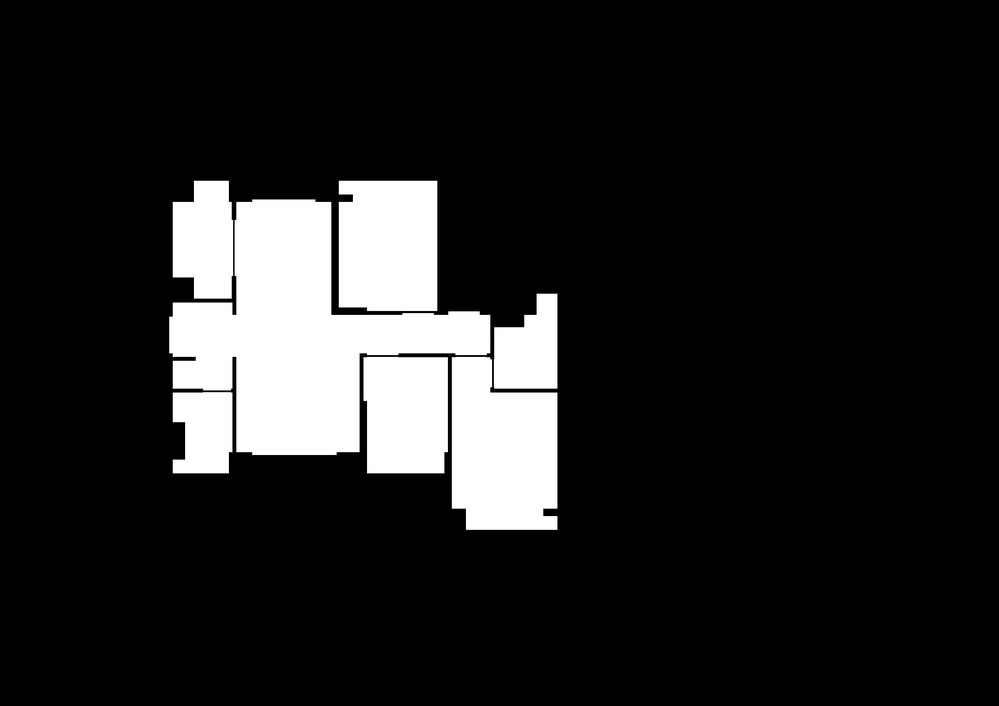
#> input picture DataProcess/ParseDoorLine/data/tmp_res/img_contours2.jpg, 999 x 706 px, shrunk from 2828 x 2000 before the run
$ python deal_wall2.py
#> lines starting #> are read from the running program, lines starting #| are printed output that depends on the picture; after the words box and inside, x2 and y2 are one past the last pixel; in counts of white or black regions, pixels touching at a corner belong together
import cv2
import re
import numpy as np
import xml.etree.ElementTree as ET
from PIL import Image, ImageDraw
import os

# [5 lines left out: function imgRead, not called in this run]

def imgReadGray(imgpath):
    if not os.path.exists(imgpath):
        print('img path not exist')
        return None
    return cv2.imdecode(np.fromfile(imgpath, dtype=np.uint8), cv2.IMREAD_GRAYSCALE)

def imgWrite(imgpath, img):
    cv2.imencode(os.path.splitext(imgpath)[1], img)[1].tofile(imgpath)

# 解析SVG文件
# [75 lines left out: functions parse_svg, parse_path_d, draw_segments_to_binary_image_with_extension, not called in this run]

# 使用cv2.connectedComponents计算连通块
def find_connected_components_with_opencv(binary_image):
    num_labels, labels = cv2.connectedComponents(binary_image)
    return num_labels, labels

# 绘制并统一填充所有连通块
def fill_connected_components(labels, output_image_path, fill_color=(255, 255, 255)):
    """
    用指定颜色填充所有连通块并保存为图像文件。
    """
    height, width = labels.shape
    img = Image.new('RGB', (width, height), color='black')
    draw = ImageDraw.Draw(img)

    # 获取所有唯一连通块标签
    unique_labels = np.unique(labels)

    for label_id in unique_labels:
        if label_id == 0:
            continue  # 跳过背景
        mask = (labels == label_id)

        # 提取边界并填充
        contours, _ = cv2.findContours(mask.astype(np.uint8), cv2.RETR_EXTERNAL, cv2.CHAIN_APPROX_SIMPLE)
        for contour in contours:
            try:
                points = [(int(point[0][0]), int(point[0][1])) for point in contour]
                draw.polygon(points, fill=fill_color)
                # draw.polygon(points)    # 不填充会怎样
                # print('step1')
            except:
                print('Error points:', contour)
                print('step2')
            # points = [(int(point[0][0]), int(point[0][1])) for point in contour]
            # print('points:', len(points), points)
            # draw.polygon(points, fill=fill_color)

    img.save(output_image_path)
    print(f"所有连通块已填充为统一颜色，保存到: {output_image_path}")
    return img

# 主程序
# [22 lines left out: function main_old, not called in this run]

def test():
    binary_image_path = '../ParseDoorLine/data/tmp_res/img_contours2.jpg'  # 二值图像保存路径
    filled_image_path = '../ParseDoorLine/data/tmp_res/img_filled.png'  # 连通块填充图像保存路径

    binary_image = imgReadGray(binary_image_path)
#> in imgReadGray, returned value is the input picture: shape (706, 999); min 0, max 255, mean 33.1
    # 使用cv2.connectedComponents计算连通块
    num_labels, labels = find_connected_components_with_opencv(binary_image)
#> in find_connected_components_with_opencv, `num_labels, labels = cv2.connectedComponents(binary_image)`:
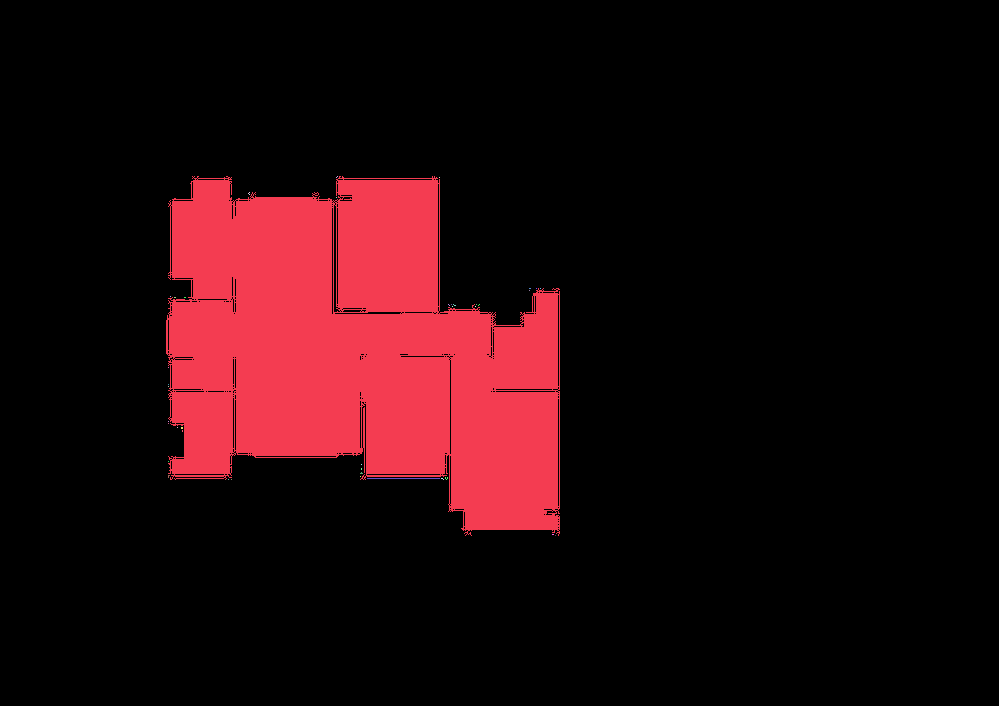
#> labels: shape (706, 999) int32; 41 distinct labels, from 0 to 40; one colour per label, 0 black
#> in find_connected_components_with_opencv, `num_labels, labels = cv2.connectedComponents(binary_image)`: num_labels = 41
#> num_labels = 41
    print(f"检测到 {num_labels - 1} 个连通块（不含背景）。")
#| 检测到 40 个连通块（不含背景）。

    # 填充所有连通块
    fill_connected_components(labels, filled_image_path)
#> in fill_connected_components, `img = Image.new('RGB', (width, height), color='black')`: img: PIL image 999x706 RGB; every value is 0
#> in fill_connected_components, `unique_labels = np.unique(labels)`: unique_labels = 41 values from 0 to 40
#> the loop in fill_connected_components, `for label_id in unique_labels:` made 41 passes
#> contours on passes 3 to 14: [[[337, 176], [336, 177]]], [[[439, 177]]], [[[249, 192], [248, 193], [249, 194], [248, 193]]], [[[336, 197]]], [[[529, 288], [530, 288]]], [[[536, 288]]], [[[540, 288]]], [[[529, 290]]], [[[170, 296]]], [[[174, 297], [175, 297]]], [[[184, 297], [185, 297]]], [[[448, 304], [449, 305]]]
#> (printed output is left out)
#> pass 2, in fill_connected_components, `mask = (labels == label_id)`:
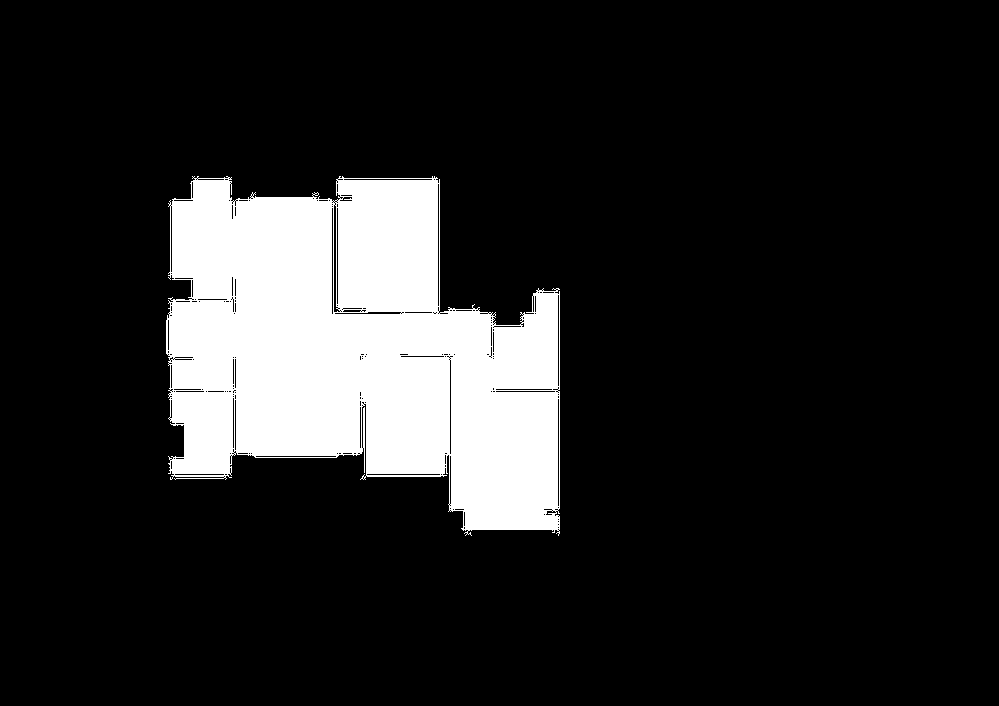
#> mask: shape (706, 999) bool; 13.9% white; 1 white region, box (x1, y1, x2, y2) and area: (166, 176, 560, 536) 97720
#> pass 3, in fill_connected_components, `mask = (labels == label_id)`:
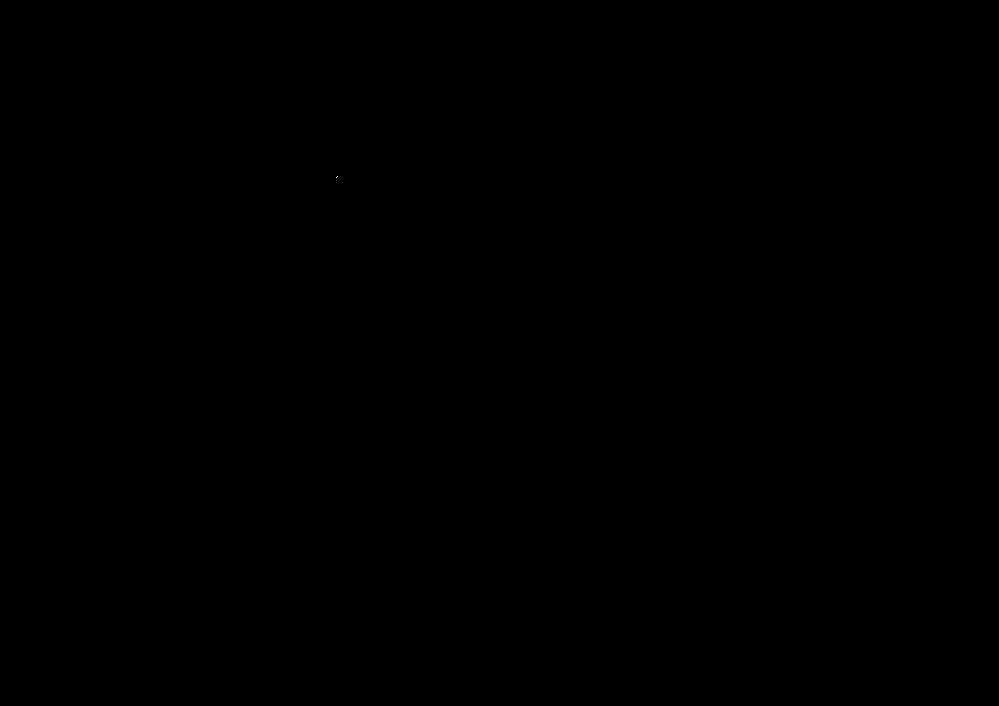
#> mask: shape (706, 999) bool; 0% white in thin lines or dots, all inside (x1, y1, x2, y2) = (336, 176, 338, 178)
#> in fill_connected_components, `img.save(output_image_path)`:
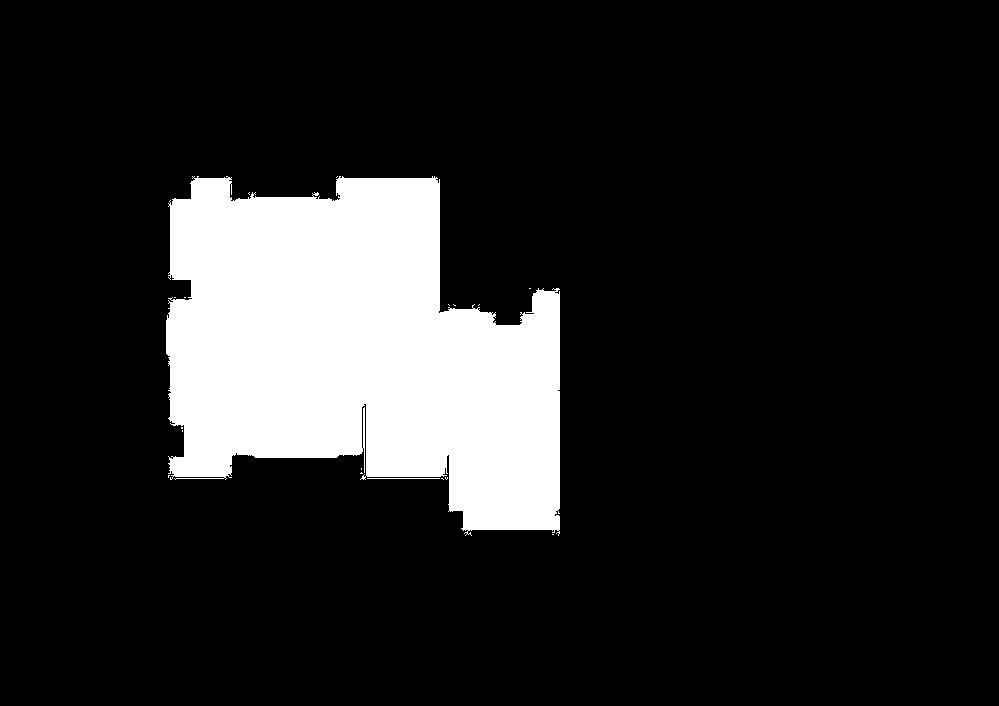
#> saved as img_filled.png: PIL image 999x706 RGB; 14.3% white; 18 white regions (16 under 20 px), largest, box (x1, y1, x2, y2) and area: (166, 176, 560, 536) 100577, (367, 478, 440, 479) 73


if __name__ == '__main__':
    test()
